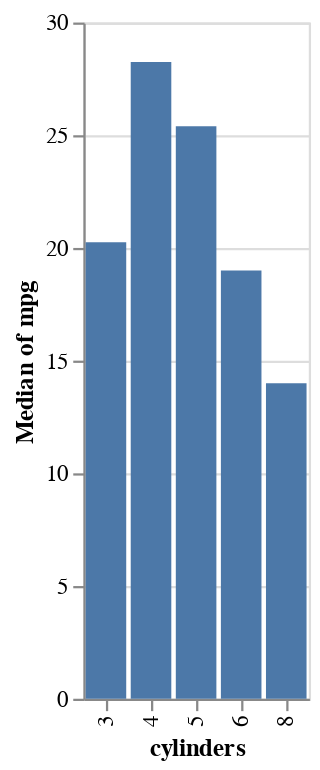

Write notebook code for a chart like this one.
### Markdown cell above
Here is no column called `"median(mpg)"` in our DataFrame.  Instead this syntax is telling Altair to compute the median and plot the bar heights based on the result.

### Code cell
alt.Chart(df).mark_bar().encode(
    x = "cylinders:O",
    y = "median(mpg)"
)

### Figure 1 — Vega-Lite specification as saved in the notebook (floating-point values rounded to 4 significant figures; data arrays with more than 128 entries replaced by an {"elided": "..."} marker saying what was removed)
{"config": {"view": {"continuousWidth": 400, "continuousHeight": 300}}, "data": {"name": "data-f1198cc0481ad698d7dc4699e0a3efa7"}, "mark": "bar", "encoding": {"x": {"field": "cylinders", "type": "ordinal"}, "y": {"aggregate": "median", "field": "mpg", "type": "quantitative"}}, "$schema": "https://vega.github.io/schema/vega-lite/v4.17.0.json", "datasets": {"data-f1198cc0481ad698d7dc4699e0a3efa7": {"elided": "398 records"}}}
